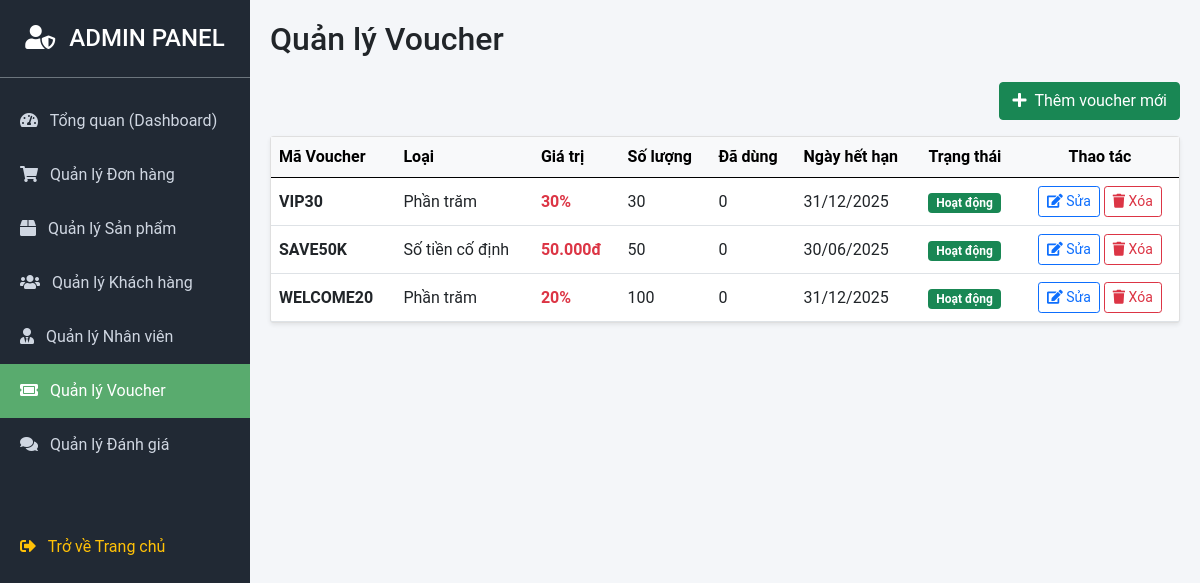
Page /index.php?page=admin&action=vouchers (signed in) on the earlier database version.
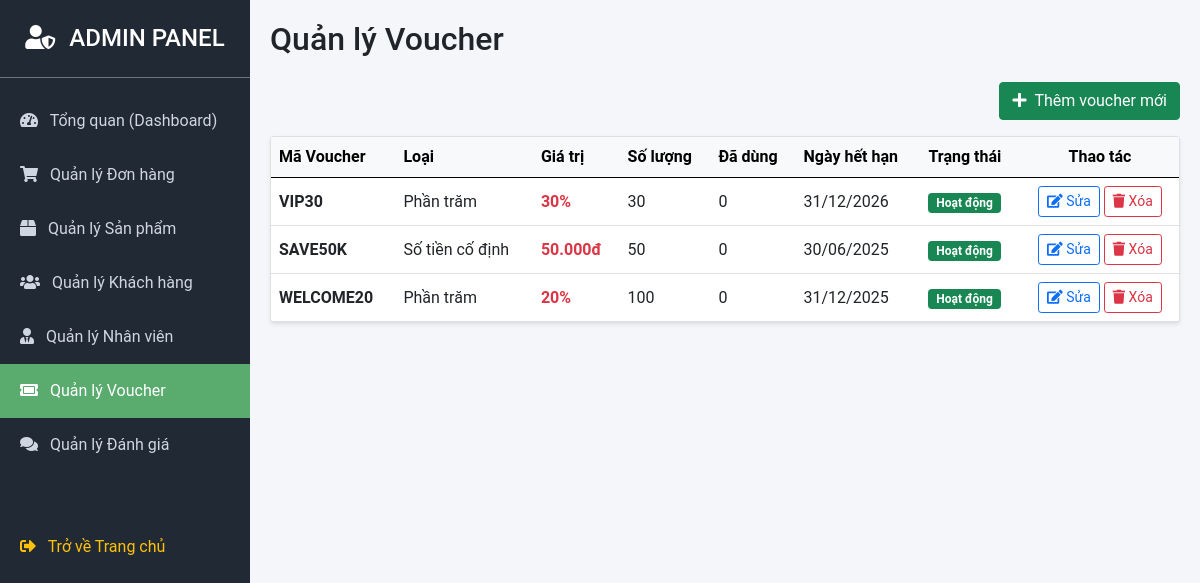
Same page on the later database version.
### tables this page shows
CREATE TABLE `vouchers` (
  `id` int(11) NOT NULL,
  `created_by` int(11) NOT NULL,
  `code` varchar(50) NOT NULL,
  `type` enum('percent','fixed') NOT NULL DEFAULT 'percent',
  `value` decimal(10,0) NOT NULL,
  `quantity` int(11) NOT NULL DEFAULT 1,
  `used_count` int(11) NOT NULL DEFAULT 0,
  `expires_at` date DEFAULT NULL,
  `is_active` tinyint(1) NOT NULL DEFAULT 1
);

### app/core/App.php (called while the page is built, shortened)
<?php
class App {
    protected $method = 'index';
    public function __construct() {
        $url = $this->parseUrl();
        $controllerName = ucfirst($url[0]) . 'Controller';
        if(file_exists(ROOT_PATH . '/app/controllers/' . $controllerName . '.php')) {
            unset($url[0]);
        }
        $this->controller = new $this->controller;
        $this->params = $url ? array_values($url) : [];
        call_user_func_array([$this->controller, $this->method], $this->params);
    }
    public function parseUrl() {
        if(isset($_GET['page'])) {
            $page = $_GET['page'];
            return [str_replace('-', '', $page)];
        }
        return ['Home'];
    }
}

### index.php (called while the page is built, shortened)
<?php
require_once ROOT_PATH . '/app/core/App.php';
$app = new App();

### app/models/database.php (called while the page is built)
<?php
class database{
    private $user;
    private $host_name;
    private $pass;
    private $name_db;
    private $is_conn = null;
    public function __construct(){
        $this->host_name = 'localhost';
        $this->name_db = 'basic_shop';
        $this->user = 'root';
        $this->pass = '';
    }
    public function connect(){
        try{
            $this->is_conn = new PDO("mysql:host=$this->host_name;dbname=$this->name_db", $this->user, $this->pass);
            $this->is_conn->setAttribute(PDO::ATTR_ERRMODE, PDO::ERRMODE_EXCEPTION);
        }catch(PDOException $e){
            echo "Lỗi kết nối cụ thể là: " . $e->getMessage() . "<br>";
            throw $e;
        }
        return $this->is_conn;
    }
}
?>

### app/models/AdminModel.php (called while the page is built, shortened)
<?php
include_once __DIR__ . '/database.php';
class AdminModel {
    private PDO $db;
    public function __construct() {
        $this->db = (new database())->connect();
    }
    public function getAllVouchers(): array {
        $sql = "SELECT v.*, u.fullname as creator_name
                FROM vouchers v
                LEFT JOIN users u ON v.created_by = u.id
                ORDER BY v.id DESC";
        try {
            return $this->db->query($sql)->fetchAll(PDO::FETCH_ASSOC);
        } catch (Exception $e) {
            return [];
        }
    }
}

### app/views/admin/vouchers.php (the view, shortened to what this page needs)
<h2 class="mb-4">Quản lý Voucher</h2>
<div class="d-flex justify-content-end mb-3">
    <a href="<?= BASE_URL ?>index.php?page=admin&action=add_voucher" class="btn btn-success"><i class="fas fa-plus me-2"></i>Thêm voucher mới</a>
</div>
<div class="card shadow-sm">
    <div class="card-body p-0">
        <div class="table-responsive">
            <table class="table table-hover mb-0 align-middle">
                <thead class="table-light">
                    <tr>
                        <th>Mã Voucher</th>
                        <th>Loại</th>
                        <th>Giá trị</th>
                        <th>Số lượng</th>
                        <th>Đã dùng</th>
                        <th>Ngày hết hạn</th>
                        <th>Trạng thái</th>
                        <th class="text-center">Thao tác</th>
                    </tr>
                </thead>
                <tbody>
                    <?php if (empty($vouchers)): ?>
                        <tr><td colspan="8" class="text-center py-4 text-muted">Chưa có voucher nào.</td></tr>
                    <?php else: ?>
                        <?php foreach ($vouchers as $voucher): ?>
                        <tr>
                            <td class="fw-bold"><?= htmlspecialchars($voucher['code']) ?></td>
                            <td><?= $voucher['type'] === 'percent' ? 'Phần trăm' : 'Số tiền cố định' ?></td>
                            <td class="text-danger fw-bold">
                                <?= $voucher['type'] === 'percent' ? htmlspecialchars($voucher['value']) . '%' : number_format($voucher['value'], 0, ',', '.') . 'đ' ?>
                            </td>
                            <td><?= htmlspecialchars($voucher['quantity']) ?></td>
                            <td><?= htmlspecialchars($voucher['used_count']) ?></td>
                            <td><?= !empty($voucher['expires_at']) ? date('d/m/Y', strtotime($voucher['expires_at'])) : 'Không hết hạn' ?></td>
                            <td>
                                <span class="badge bg-<?= $voucher['is_active'] ? 'success' : 'secondary' ?>"><?= $voucher['is_active'] ? 'Hoạt động' : 'Vô hiệu' ?></span>
                            </td>
                            <td class="text-center">
                                <a href="<?= BASE_URL ?>index.php?page=admin&action=edit_voucher&id=<?= $voucher['id'] ?>" class="btn btn-sm btn-outline-primary"><i class="fas fa-edit"></i> Sửa</a>
                                <form action="<?= BASE_URL ?>index.php?page=admin&action=delete_voucher" method="POST" class="d-inline" onsubmit="return confirm('Bạn có chắc chắn muốn xóa voucher này?');">
                                    <button type="submit" class="btn btn-sm btn-outline-danger"><i class="fas fa-trash"></i> Xóa</button>
                                </form>
                            </td>
                        </tr>
                        <?php endforeach; ?>
                    <?php endif; ?>
                </tbody>
            </table>
        </div>
    </div>
</div>

Differences in the rows shown:
changed vouchers "VIP30": expires_at "31/12/2025" → "31/12/2026"
